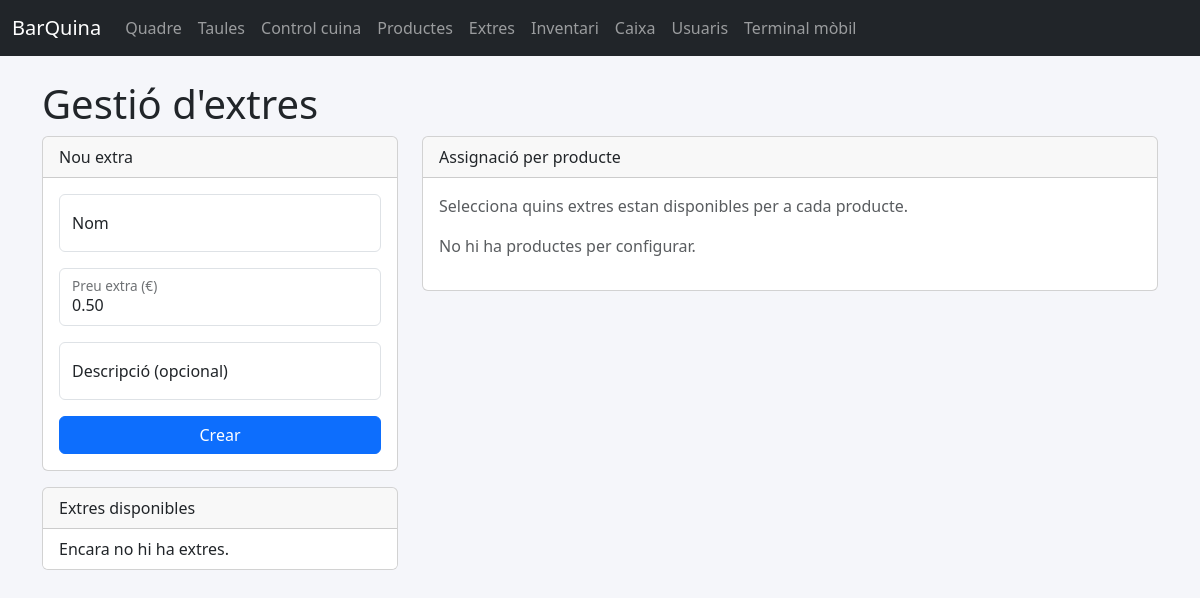
Before: /catalog/extras with the older database file.
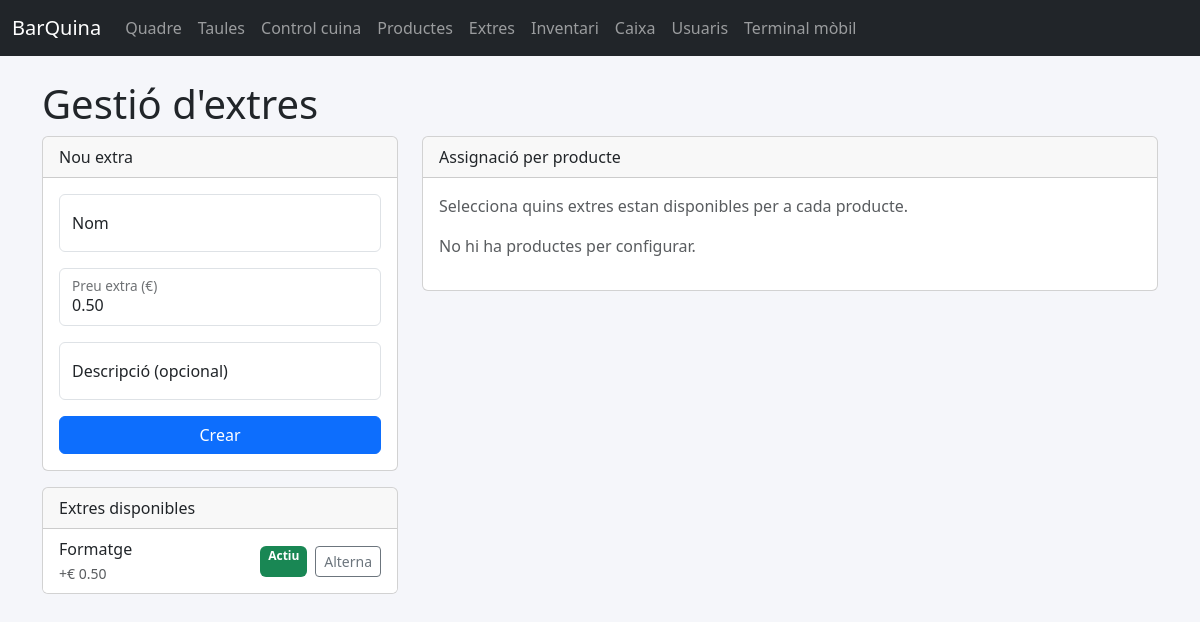
After: the same page with the newer database file.
### app/models.py (models this page shows, shortened)
class Extra(db.Model):
    __tablename__ = "extras"
    id = db.Column(db.Integer, primary_key=True)
    name = db.Column(db.String(80), nullable=False, unique=True)
    price_delta = db.Column(db.Float, nullable=False, default=0.0)
    is_active = db.Column(db.Boolean, default=True)
    description = db.Column(db.String(160))
    product_links = db.relationship("ProductExtra", back_populates="extra", cascade="all, delete-orphan")

### app/blueprints/catalog/routes.py (the view, shortened to what this page needs)
@bp.route("/extras", methods=["GET", "POST"])
def extras():
    extras_list = Extra.query.order_by(Extra.name).all()
    products = (
        Product.query.options(joinedload(Product.category))
        .join(Product.category)
        .order_by(Category.sort_order, Category.name, Product.name)
        .all()
    )
    return render_template("catalog/extras.html", extras=extras_list, products=products)

### app/templates/catalog/extras.html (shortened to what the changed rows need)
{% extends "base.html" %}
{% block content %}
<h1>Gestió d'extres</h1>
<div class="row g-4">
    <div class="col-lg-4">
        <div class="card">
            <div class="list-group list-group-flush">
                {% for extra in extras %}
                <form method="post" action="{{ url_for('catalog.extras') }}" class="list-group-item d-flex justify-content-between align-items-center">
                    <div>
                        <div>{{ extra.name }}</div>
                        <small class="text-muted">+€ {{ '%.2f'|format(extra.price_delta) }}</small>
                    </div>
                    <div class="d-flex gap-2">
                        <span class="badge {% if extra.is_active %}bg-success{% else %}bg-secondary{% endif %}">
                            {% if extra.is_active %}Actiu{% else %}Inactiu{% endif %}
                        </span>
                        <button class="btn btn-outline-secondary btn-sm" type="submit">Alterna</button>
                    </div>
                </form>
                {% else %}
                <div class="list-group-item">Encara no hi ha extres.</div>
                {% endfor %}
            </div>
        </div>
    </div>
</div>
{% endblock %}

Changed rows visible on the page:
added Extra: name "Formatge", price_delta "0.50", is_active "Actiu"
Other visible differences:
text no longer shown: "Encara no hi ha extres."
